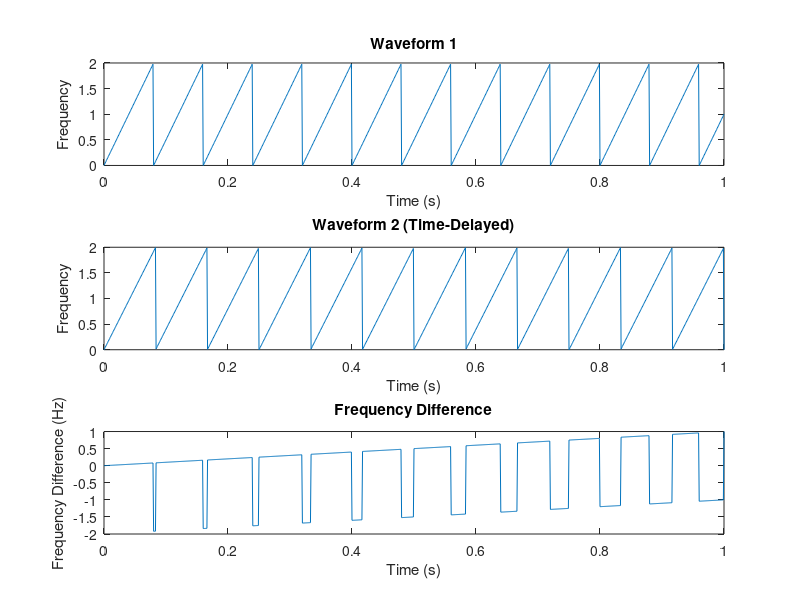

The MATLAB script that drew this image:
%% trying the IF Frequency calculation in twoDimFFTUA_RFDM code

% Define parameters
fs = 1000;          % Sampling frequency (Hz)
t = 0:1/fs:1;       % Time vector (0 to 1 second)
freq1 = 12.5;          % Frequency of the first ramp waveform (Hz)
freq2 = 12;          % Frequency of the second ramp waveform (Hz)
delay = 0.01;        % Time delay between the two waveforms (seconds)

% Generate the first ramp waveform
waveform1 = sawtooth(2*pi*freq1*t) + 1;

% Generate the second ramp waveform with time delay
waveform2 = sawtooth(2*pi*freq2*(t)) + 1;

% Calculate the instantaneous frequency of both waveforms
%instantaneous_freq1 = diff(unwrap(angle(hilbert(waveform1)))) / (2*pi);
%instantaneous_freq2 = diff(unwrap(angle(hilbert(waveform2)))) / (2*pi);

frequency_difference = waveform1 - waveform2;

% Calculate the frequency difference
%frequency_difference = instantaneous_freq2 - instantaneous_freq1;

% Plot the results
subplot(3,1,1);
plot(t, waveform1);
title('Waveform 1');
xlabel('Time (s)');
ylabel('Frequency');

subplot(3,1,2);
plot(t, waveform2);
title('Waveform 2 (Time-Delayed)');
xlabel('Time (s)');
ylabel('Frequency');

subplot(3,1,3);
plot(t, frequency_difference);
title('Frequency Difference');
xlabel('Time (s)');
ylabel('Frequency Difference (Hz)');



